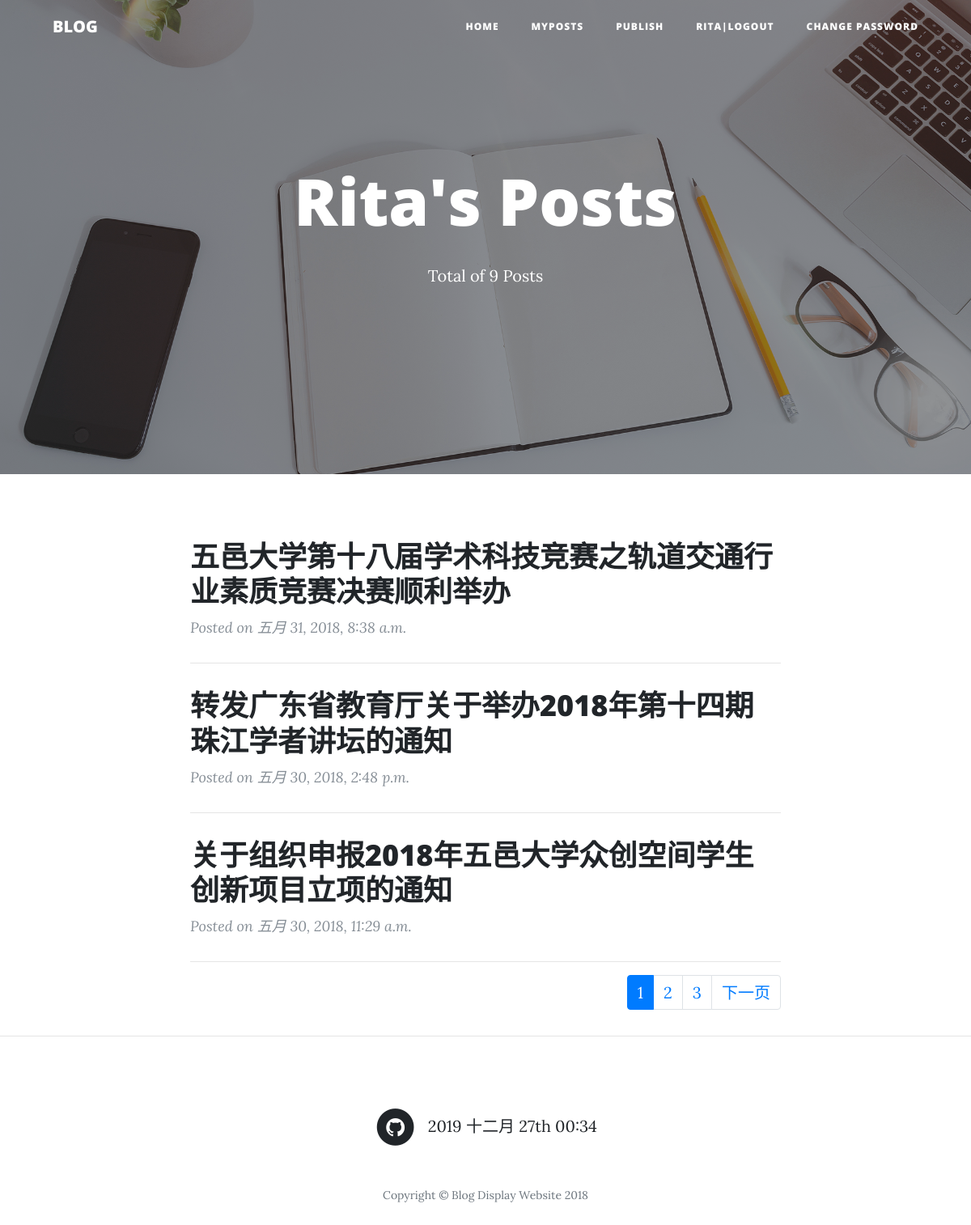
Page /blog/list/ (signed in) on the earlier database version.
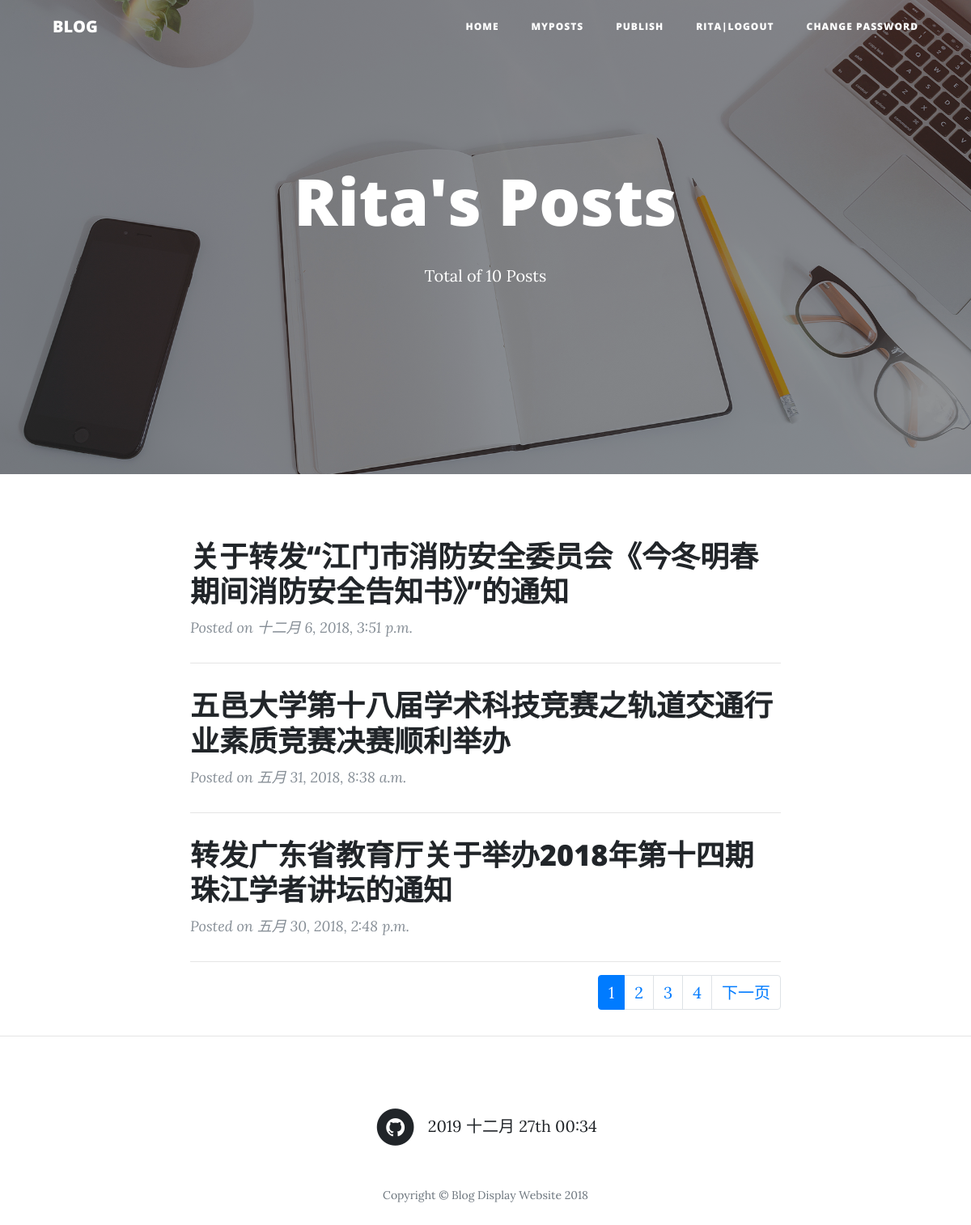
Same page on the later database version.
### blog/models.py (models this page shows, shortened)
class Blog(models.Model):
    title = models.CharField(max_length=300, verbose_name='标题')
    body = models.TextField(verbose_name='内容')
    publish = models.DateTimeField(default=timezone.now, verbose_name='发布日期')
    owner = models.ForeignKey(
        User, on_delete=models.CASCADE, verbose_name='所有者')
    class Meta:
        ordering = ['-publish']
        verbose_name = '帖子'
        verbose_name_plural = '帖子'

### blog/views.py (the view)
# urls.py: path('list/', views.BlogList.as_view(), name='list'),
class BlogList(LoginRequiredMixin, ListView):
    model = Blog
    context_object_name = 'posts'
    template_name = 'blog/list.html'
    paginate_by = 3
    def get_queryset(self):
        return Blog.objects.all().filter(owner=self.request.user)
    def get_context_data(self, **kwargs):
        context = super().get_context_data(**kwargs)
        context['total'] = self.get_queryset().count
        return context

### blog/templates/blog/list.html (shortened to what this page needs)
{% extends 'blog/base.html' %} {%block title%}List{%endblock title%} {% block header %}
<header class="masthead" style="background-image: url('img/home-bg.jpg')">
    <div class="overlay"></div>
    <div class="container">
        <div class="row">
            <div class="col-lg-8 col-md-10 mx-auto">
                <div class="site-heading">
                    <h1>{{user|title}}'s Posts</h1>
                    <p class="post-meta">Total of {{total}} Posts</p>
                </div>
            </div>
        </div>
    </div>
</header>
{% endblock header %}
{% block content %}
<div class="container">
    <div class="row">
        <div class="col-lg-8 col-md-10 mx-auto">
            {% for post in posts %}
            <div class="post-preview">
                <a href="{% url 'blog:detail' post.id %}">
                    <h2 class="post-title">
                        {{post.title}}
                    </h2>
                </a>
                <p class="post-meta">Posted on {{post.publish}}</p>
            </div>
            <hr>
            {%empty%}
            <p>Sorry, has no posts.</p>
            {% endfor %} {%if is_paginated %}
            <div class="float-right">
                <ul class="pagination">
                     {%for c in paginator.page_range %} {%if c == page_obj.number %}
                    <li class="page-item active">
                        <a class="page-link" href="?page={{c}}">{{c}}</a>
                    </li>
                    {%else%}
                    <li class="page-item">
                        <a class="page-link" href="?page={{c}}">{{c}}</a>
                    </li>
                    {%endif%} {%endfor%} {% if page_obj.has_next %}
                    <li class="page-item">
                        <a class="page-link" href="?page={{ page_obj.next_page_number }}">下一页</a>
                    </li>
                    {% endif %}
                </ul>
            </div>
            {%endif%}
        </div>
    </div>
</div>
{% endblock content %}

### blog/templates/blog/base.html (shortened to what this page needs)
{% load static %}
<!DOCTYPE html>
<html lang="en">
<head>
    <link href="{% static 'blog/vendor/bootstrap/css/bootstrap.min.css' %}" rel="stylesheet">
    <link href="{% static 'blog/vendor/font-awesome/css/font-awesome.min.css' %}" rel="stylesheet" type="text/css">
    <link href="{% static 'blog/css/clean-blog.min.css' %}" rel="stylesheet"> {% block css %} {% endblock css %}
</head>
<body>
    <nav class="navbar navbar-expand-lg navbar-light fixed-top" id="mainNav">
        <div class="container">
            <a class="navbar-brand" href="{%url 'blog:index' %}">BLOG</a>
            <div class="collapse navbar-collapse" id="navbarResponsive">
                <ul class="navbar-nav ml-auto">
                    <li class="nav-item">
                        <a class="nav-link" href="{% url 'blog:index'%}">
                            Home
                        </a>
                    </li>
                    <li class="nav-item">
                        <a class="nav-link" href="{% url 'blog:list' %}">Myposts</a>
                    </li>
                    <li class="nav-item">
                        <a class="nav-link" href="{% url 'blog:publish' %}">publish</a>
                    </li>
                    {% if user.is_anonymous %}
                    <li class="nav-item">
                        <a class="nav-link" href="{% url 'blog:login' %}">login</a>
                    </li>
                    <li class="nav-item">
                        <a class="nav-link" href="/admin">Admin</a>
                    </li>
                    {% else %}
                    <li class="nav-item">
                        <a class="nav-link" href="{% url 'blog:logout' %}">{{ user }}|logout</a>
                    </li>
                    <li class="nav-item">
                        <a class="nav-link" href="/admin/password_change">Change password</a>
                    </li>
                    {%endif%}
                </ul>
            </div>
        </div>
    </nav>
    {% block header %} {% endblock header %}
    {% block content %} {% endblock content %}
    <hr>
    {% block footer %}
    <footer>
        <div class="container">
            <div class="row">
                <div class="col-lg-8 col-md-10 mx-auto">
                    <ul class="list-inline text-center">
                        <li class="list-inline-item">
                            <a href="https://github.com/yanjl/blog_auth">
                                <span class="fa-stack fa-lg">
                                    <i class="fa fa-circle fa-stack-2x"></i>
                                    <i class="fa fa-github fa-stack-1x fa-inverse"></i>
                                </span>
                            </a>
                        </li>
                        <li class="list-inline-item">
                            <span>
                                <p>{%now "Y F jS H:i" %}</p>
                            </span>
                        </li>
                    </ul>
                    <p class="copyright text-muted">Copyright &copy; Blog Display Website 2018</p>
                </div>
            </div>
        </div>
    </footer>
    {% endblock footer %}
</body>
</html>

Differences in the rows shown:
no longer on this page (row unchanged): Blog: title "关于组织申报2018年五邑大学众创空间学生创新项目立项的通知", publish "五月 30, 2018, 11:29 a.m."
added Blog: title "关于转发“江门市消防安全委员会《今冬明春期间消防安全告知书》”的通知", publish "十二月 6, 2018, 3:51 p.m."
Other differences:
{{ total }}: "9" → "10"
new list line: "4"
